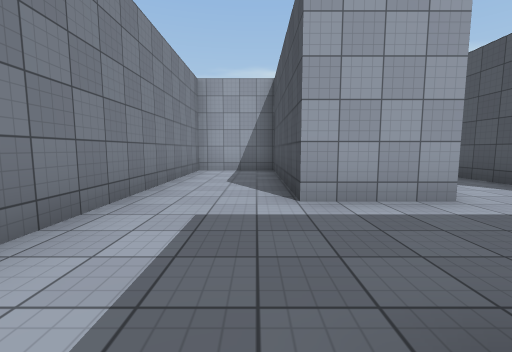
[1] (above)

18 first-person views from a walk through a scene from a Unity 3-D project. The camera is 1.3 m above the floor, tilts 6° down and sees 90° across. The floor is counted in squares, 2 m on a side. Each view is taken from the middle of a square. On the plan, view 1 faces up. The plan holds only what a view shows up to about 9 squares ahead; the rest is blank. The place goes on beyond the plan. The player character is not drawn. Surface patterns are stand-ins for the level's own textures.

[2]
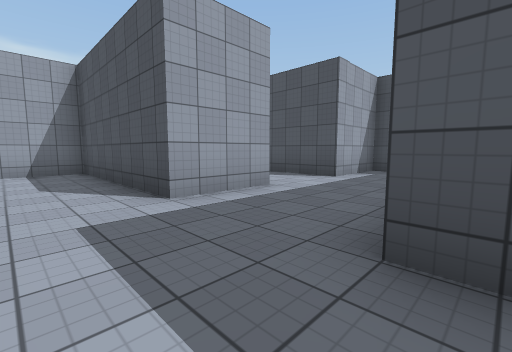

[3]
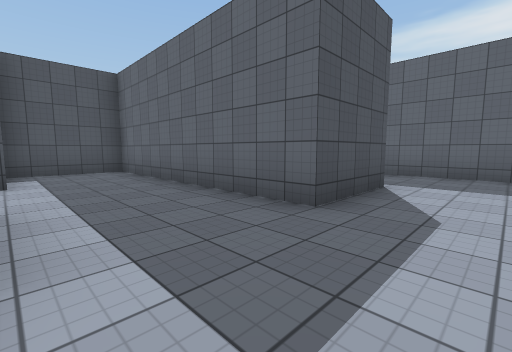

[4]
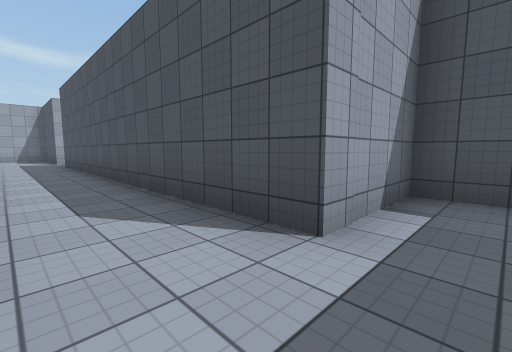

[5]
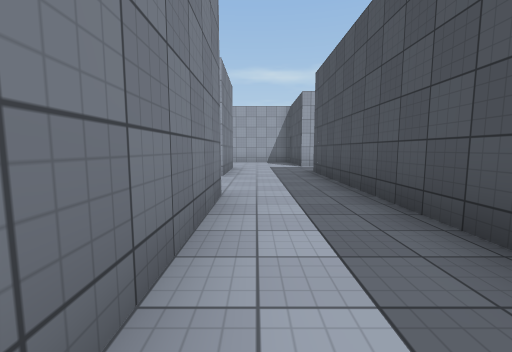

[6]
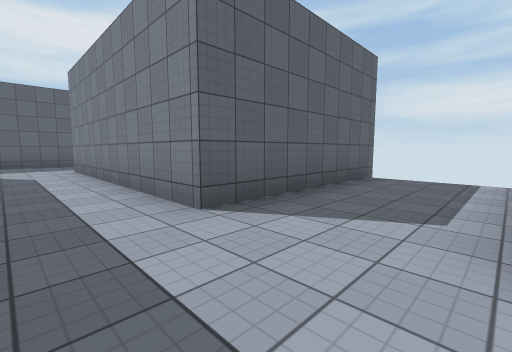

[7]
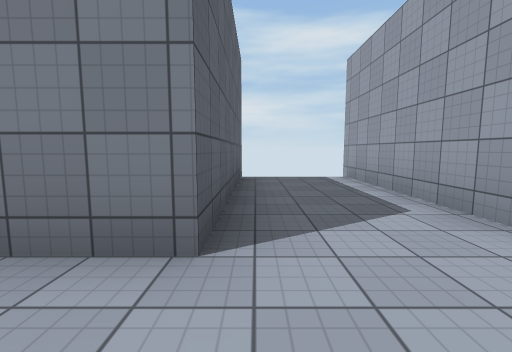

[8]
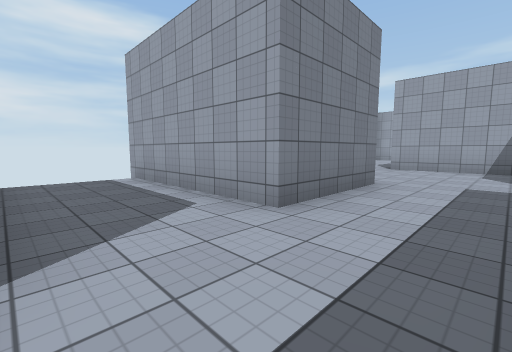

[9]
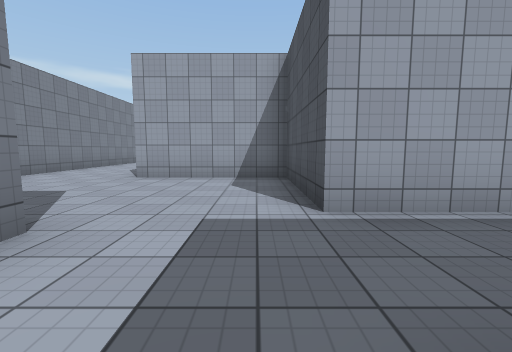

[10]
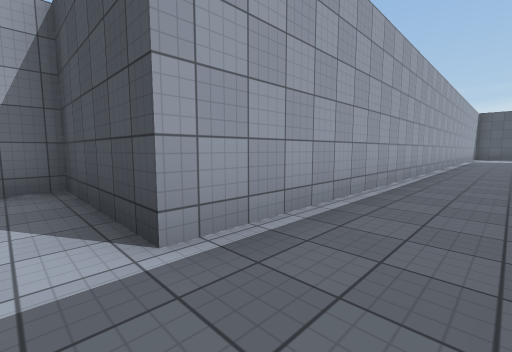

[11]
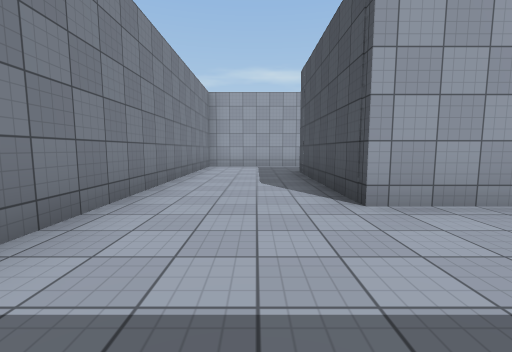

[12]
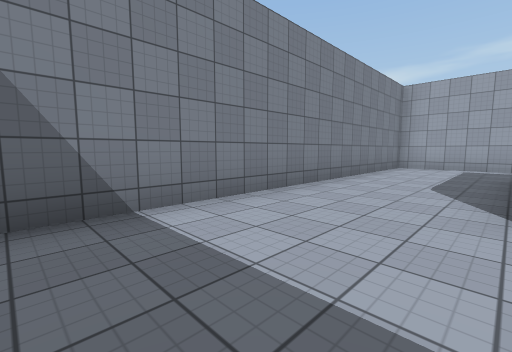

[13]
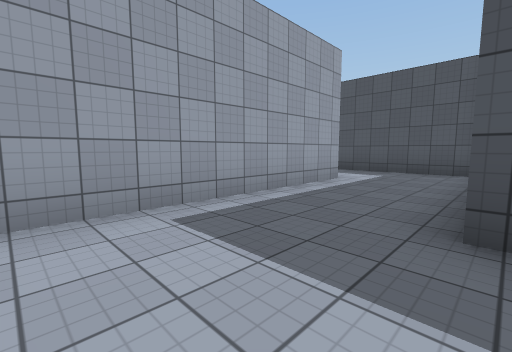

[14]
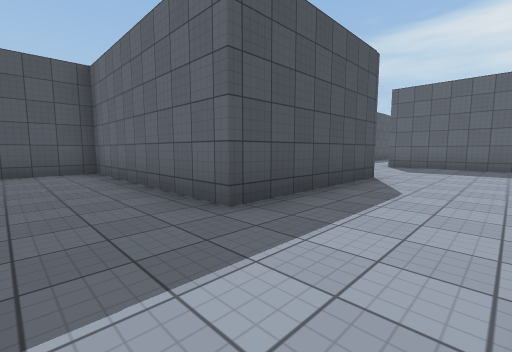

[15]
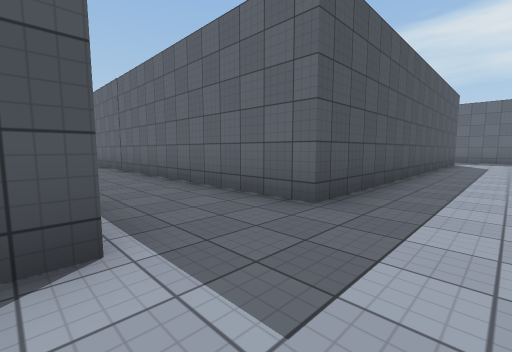

[16]
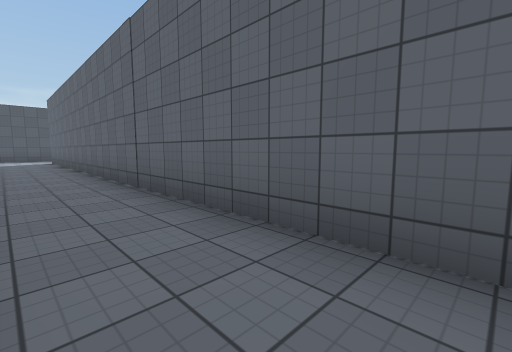

[17]
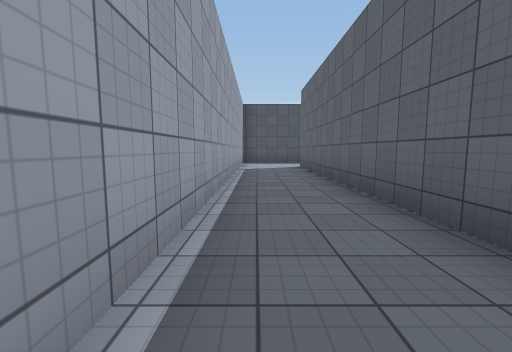

[18]
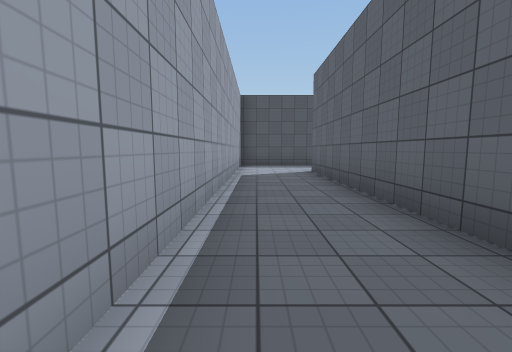

### Floor plan
Ten units are one square. View 1 is at (0, 0); x grows to the right and y downward. Boxes are objects, and circles mark ways between rooms. Rooms are numbered by the first view taken in them; rooms with no view inside come last. Other rooms are left out.
<svg viewBox="-29 -275 262 298">
<path fill="none" stroke="#000" d="M22 -122 -24 -122M-24 -97 25 -97 25 -31 6 -31 6 -79 -17 -79 -17 -16M6 18 6 -5 70 -5 70 -30 47 -30 47 -124M22 -150 22 -122M47 -124 47 -134 215 -134M-11 -149 18 -149M44 -257 -17 -257 -17 -159M228 -156 47 -156 47 -189 12 -189 12 -232 68 -232 68 -270"/>
<circle cx="35" cy="-130" r="3" fill="#2a7"/>
<text x="30" y="-60">1</text>
<text x="40" y="-180">2</text>
</svg>
Room 1 opens to room 2.

Where each view was taken, in squares from view 1:
view 1: 0 up, 0 right, facing up
view 2: 0 up, 1 left, facing up-right
view 3: 3 up, 1 left, facing down-right
view 4: 2 up, 3 right, facing up-right
view 5: 6 up, 3 right, facing up
view 6: 12 up, 4 right, facing down-left
view 7: 10 up, 4 right, facing left
view 8: 10 up, 4 right, facing up-left
view 9: 13 up, 4 right, facing up
view 10: 14 up, 4 right, facing up-right
view 11: 16 up, 0 right, facing up
view 12: 16 up, 1 right, facing up-left
view 13: 23 up, 1 left, facing up-right
view 14: 25 up, 1 left, facing down-right
view 15: 16 up, 3 right, facing down-right
view 16: 15 up, 7 right, facing down-right
view 17: 15 up, 12 right, facing right
view 18: 15 up, 14 right, facing right
